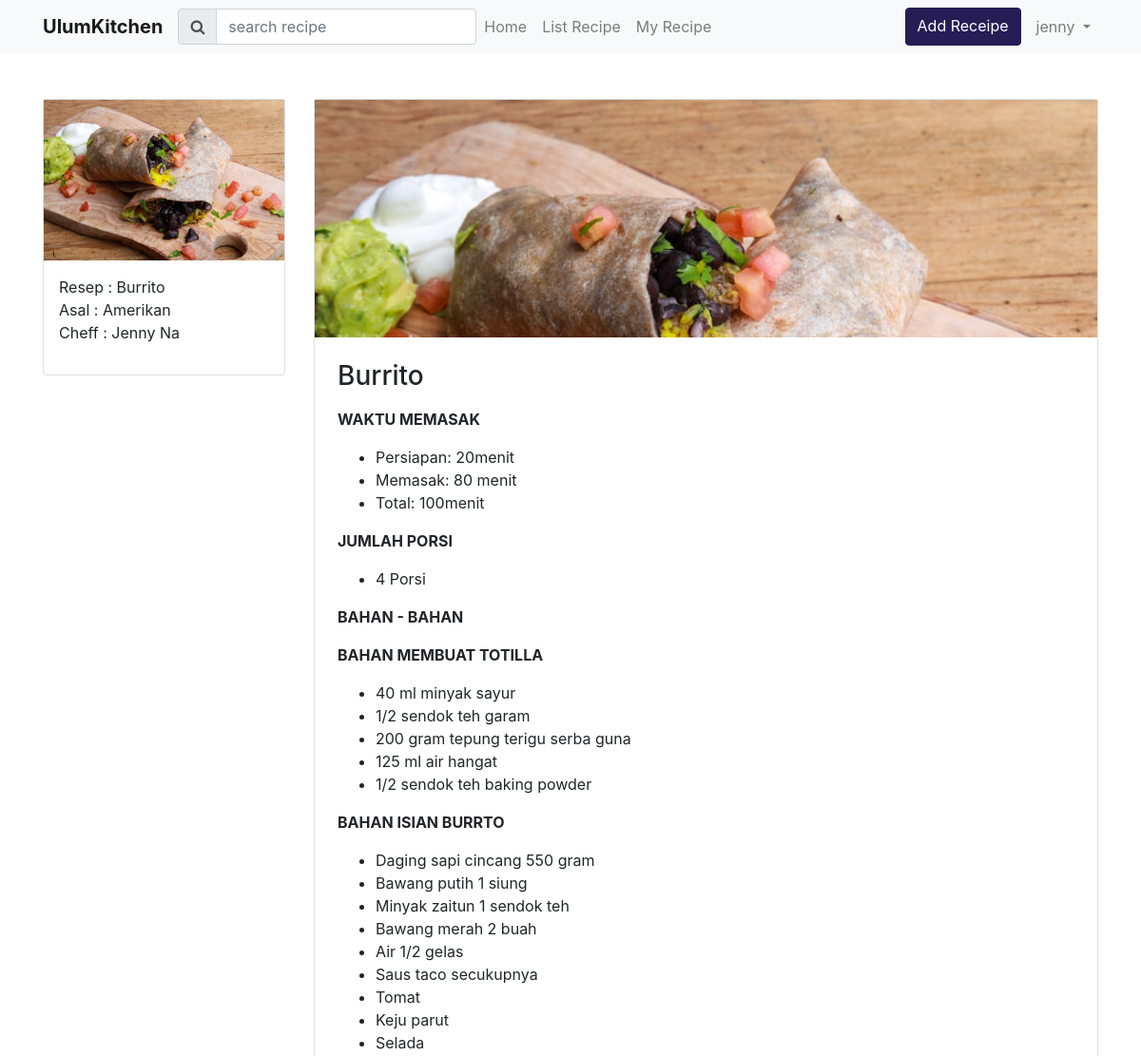
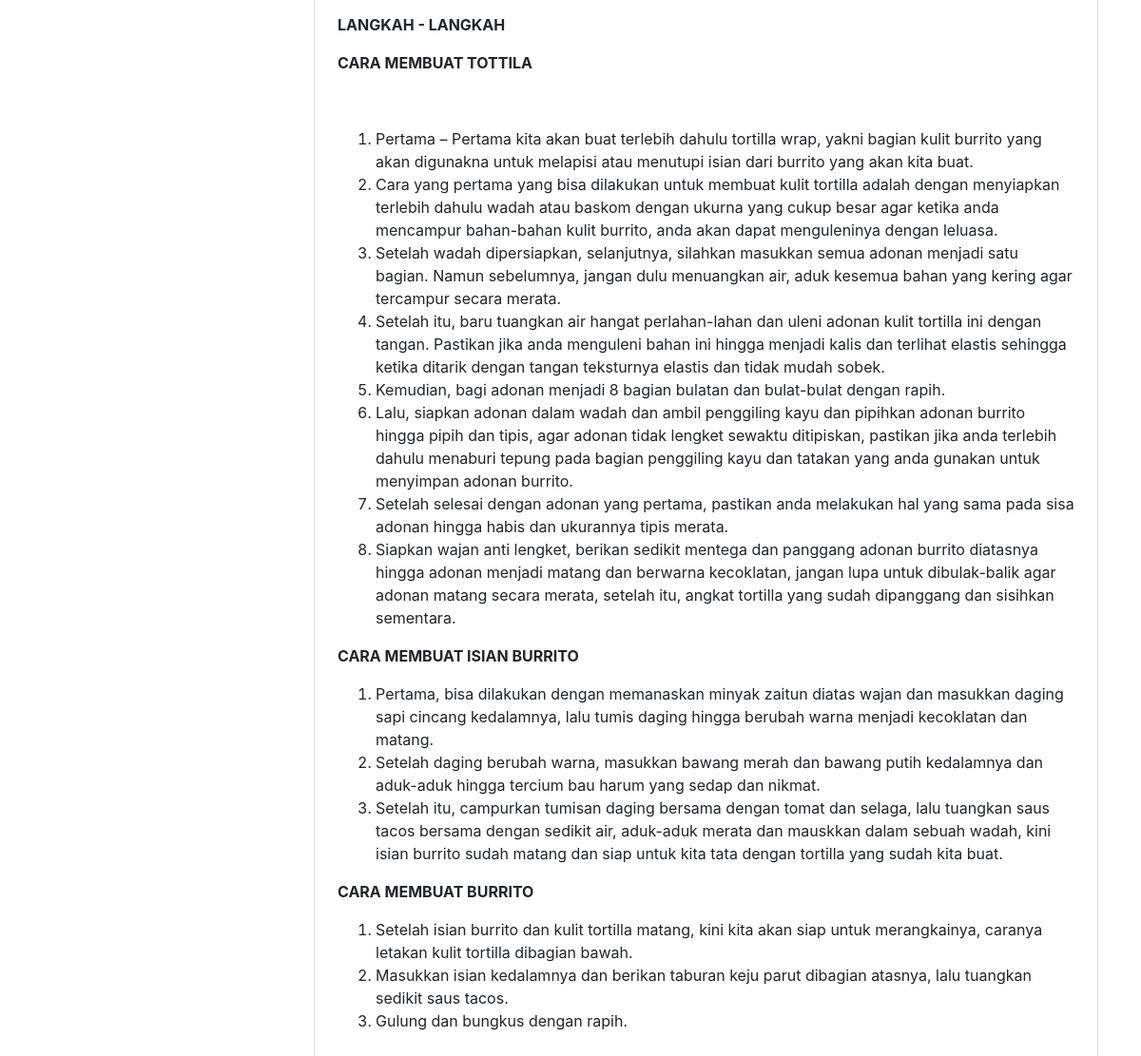
The page /index/myrecipe?id=37 (signed in) on the database its author committed (2 pictures, top to bottom).
### tables this page shows
CREATE TABLE `recipe` (
  `id` int(11) NOT NULL,
  `content` varchar(5000) NOT NULL,
  `cover` varchar(100) NOT NULL,
  `image` varchar(100) NOT NULL,
  `tag` int(50) NOT NULL,
  `author` int(11) NOT NULL,
  `title` varchar(100) NOT NULL,
  `price` int(11) NOT NULL,
  `description` varchar(250) NOT NULL,
  `createdAt` varchar(50) DEFAULT NULL
);

### www/App/Core/Controller.php (called while the page is built, shortened)
<?php
class Controller {
    public function loadTemplate($viewName, $viewData = array()) {
        include 'App/Views/template.php';
    }
    public function loadViewInTemplate($viewName, $viewData) {
        extract($viewData);
        include 'App/Views/' . $viewName . '.php';
    }
}

### www/App/Controllers/indexController.php (called while the page is built, shortened)
<?php
class indexController extends Controller {
	public function __construct(){
		$this->Recipe=new Recipe;
	}
	public function myrecipe() {
		$id = $_GET['id'];
		$result=$this->Recipe->detail($id);
		$this->loadTemplate('users/myrecipe', array('result'=>$result));
	}
}

### www/App/Core/Core.php (called while the page is built, shortened)
<?php
class Core {
	private $Url = null;
	private $Controller = '';
	private $Action = '';
	private $Params = [];
	Public function run(){
		$this->execute();
	}
	private function getUrl(){
		$url='/';
		if (isset($_GET['url'])){
			$url .=$_GET['url'];
		}
		$this->Url =$url;
	}
	private function getControllerActionParam() {
		if (!empty($this->Url) && $this->Url !='/') {
			$this->Url =explode('/', $this->Url);
			array_shift($this->Url);
			$this->Controller = $this->Url[0] . 'Controller';
			array_shift($this->Url);
		}else{
			$this->Url = explode('/', $this->Url);
			$this->Controller = 'indexController';
			$this->getAction();
			$this->getParams();
		}
	}
	private function getAction(){
		$this->Action ='index';
		if (isset($this->Url[0]) && !empty($this->Url[0])) {
			$this->Action =$this->Url[0];
			array_shift($this->Url);
		}
	}
	private function execute() {
		$fileClass = BASEDIR . "App/Controllers/" . $this->Controller . '.php';
		if(file_exists($fileClass)){
			require_once BASEDIR . "App/Core/Controller.php";
		}else{
		}
		$controllerClass = new $controllerClassName();
		call_user_func_array(array($controllerClass, $this->Action), $this->Params);
	}
}

### www/index.php (called while the page is built, shortened)
<?php
function autoload_classes($class_name)
{
	$filename = PROJECTPATH . '/' . str_replace('\\', '/', $class_name) .'.php';
}
require 'config.php';
$core = new App\Core\Core();
$core -> run();

### www/config.php (called while the page is built, shortened)
<?php
$config = array();
$config['dbname']= 'myDb';
$config['host']= 'db';
$config['password']= 'test';
$config['dbuser']= 'user';

### www/App/Models/Recipe.php (called while the page is built, shortened)
<?php
class Recipe extends Model{
	public function detail($id){
		$id = $_GET["id"];
		$sql="SELECT * FROM recipe WHERE id='$id'";
		$result=$this->db->query($sql);
		$fetch=$result->fetch_assoc();
		$sql2="SELECT tagName FROM tag WHERE id='$fetch[tag]'";
		$result2=$this->db->query($sql2);
		$fetch2=$result2->fetch_assoc();
		$sql3="SELECT name FROM users WHERE id='$fetch[author]'";
		$result3=$this->db->query($sql3);
		$fetch3=$result3->fetch_assoc();
		$data = array_merge($fetch2, $fetch, $fetch3 );
		return $data;
	}
}

### www/App/Core/Model.php (called while the page is built, shortened)
<?php
class Model {
	public function __construct() {
		global $config;
		$this->db = new mysqli($config['host'],$config['dbuser'],$config['password'],$config['dbname']);
	}
}

### www/App/Views/users/myrecipe.php (the view, shortened to what this page needs)
<div class="container mt-5">
	<div class="row">
		<div class="col-md-3">
			<div class="card">
				<img width="100%" src="<?php echo BASE . '/assets/images/uploads/image/'. $result['image'] ?>">
				<div class="p-3">
					<p>
						Resep : <?php echo $result['title'] ?> <br>
						Asal : <?php echo $result['tagName'] ?> </br>
						Cheff : <?php echo $result['name'] ?>
					</p>
				</div>
			</div>
		</div>
		<div class="col-md-9">
			<div class="card mb-5">
				<div width="100%" class="h-200" style="background: url(<?php echo BASE . '/assets/images/uploads/image/'. $result['image'] ?>);"></div>
				<div class=" p-4">
					<h3><?php echo $result['title'] ?></h3>
				<p><?php echo $result['content'] ?></p>
				</div>
			</div>
		</div>
	</div>
</div>

### www/assets/style.css (style rules this page uses)
.h-200 { height:250px; background-repeat: no-repeat !important; background-size: cover !important; }

### rows shown on the page
recipe: image (picture), title "Burrito", content "WAKTU MEMASAK Persiapan: 20menit Memasak: 80 menit Total: 100menit JUMLAH PORSI 4 Porsi BAHAN - BAHAN BAHAN MEMBUAT TOTILLA 40 ml minyak sayur 1/2 sendok teh garam 200 gram tepung terigu serba guna 125 ml air hangat 1/2 sendok teh baking powder BAHAN ISIAN BURRTO Daging sapi cincang 550 gram Bawang putih 1 siung Minyak zaitun 1 sendok teh Bawang merah 2 buah Air 1/2 gelas Saus taco secukupnya Tomat Keju parut Selada LANGKAH - LANGKAH CARA MEMBUAT TOTTILA Pertama – Pertama kita akan buat terlebih dahulu tortilla wrap, yakni bagian kulit burrito yang akan digunakna untuk melapisi atau menutupi isian dari burrito yang akan kita buat. Cara yang pertama yang bisa dilakukan untuk membuat kulit…"

### other values the page prints
$_SESSION['username'] "jenny"
$result['tagName'] "Amerikan"
$result['name'] "Jenny Na"
